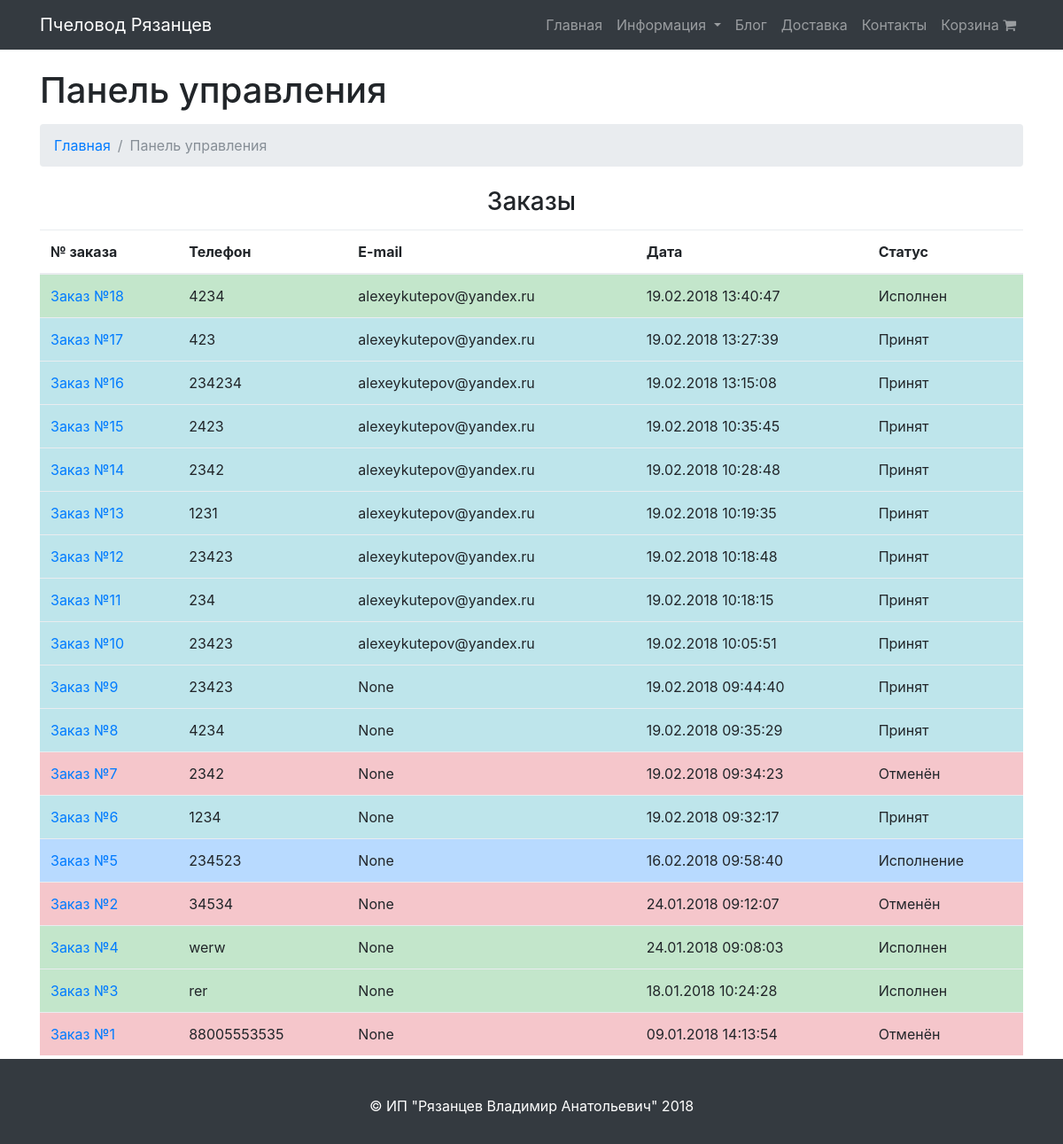
The page /control/ on the database as committed earlier.
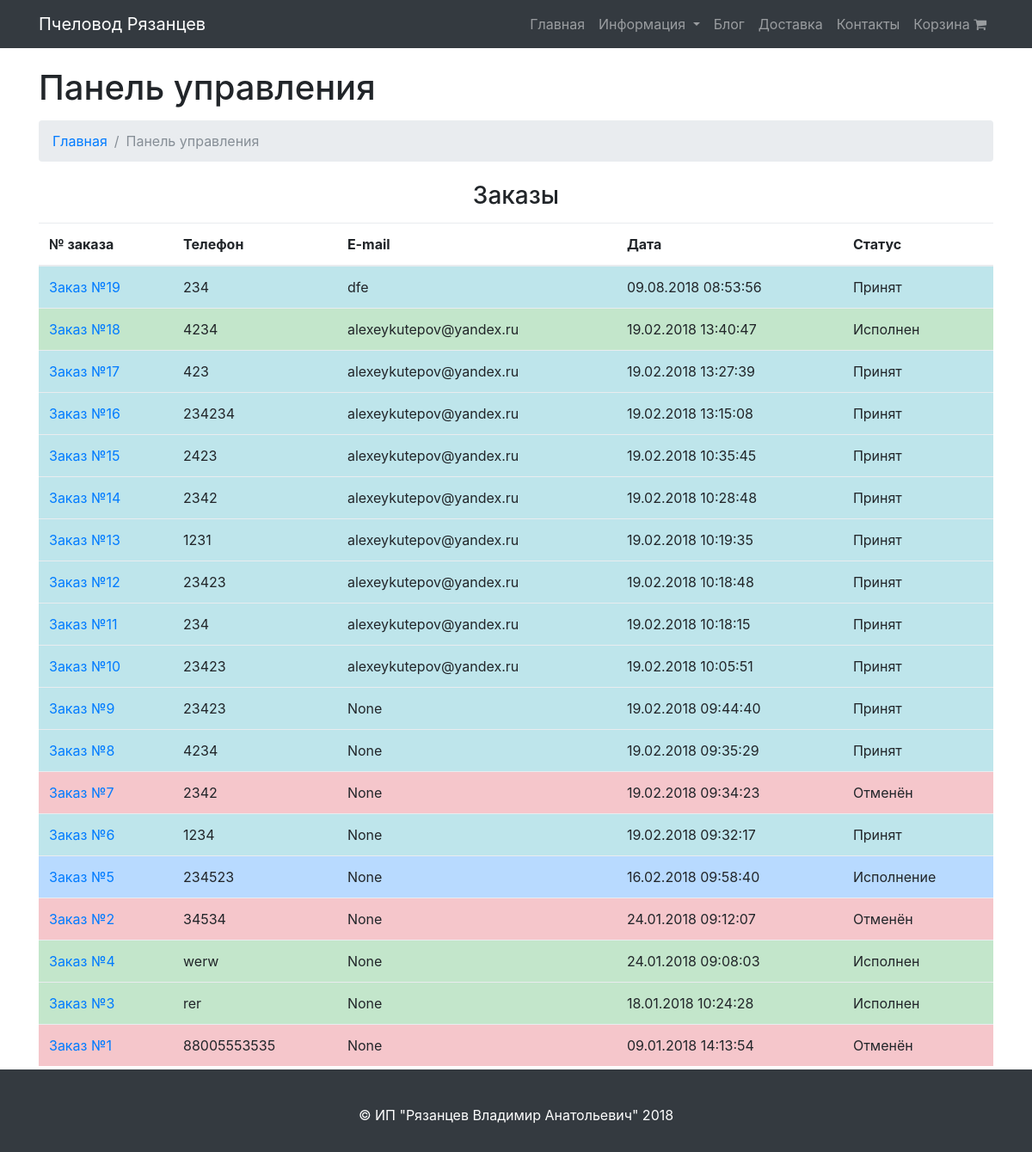
The same page on the database as committed later.
### store/models.py (models this page shows, shortened)
class Order(models.Model):
    accepted = 'Принят'
    execution = 'Исполнение'
    executed = 'Исполнен'
    canceled = 'Отменён'
    status_classifier = (
        (accepted, 'Принят'),
        (execution, 'Исполнение'),
        (executed, 'Исполнен'),
        (canceled, 'Отменён'),
    )
    uuid = models.UUIDField(default=uuid.uuid4, editable=False)
    email = models.EmailField(blank=True, null=True)
    phone = models.CharField(max_length=20)
    date = models.DateTimeField(default=timezone.now)
    status = models.CharField(max_length=10, choices=status_classifier, default=accepted)

### control_panel/views.py (the view)
# urls.py: url(r'^control/$', views.control, name='control'),
def control(request):
    order_list = Order.objects.all().order_by('-date')
    return render(
        request,
        "control_panel/control_panel.html",
        {
            "order_list": order_list
        }
    )

### templates/control_panel/control_panel.html (shortened to what this page needs)
{% extends "base.html" %}
{% load poll_extras %}
{% block content %}
    <div class="container">
        <h1 class="mt-4 mb-3">Панель управления</h1>
        <ol class="breadcrumb">
            <li class="breadcrumb-item">
                <a href="{% url "index" %}">Главная</a>
            </li>
            <li class="breadcrumb-item active">Панель управления</li>
        </ol>
        <div class="text-center">
            <h3 class="mt-4 mb-3">Заказы</h3>
        </div>
        <table class="table table-hover">
            <thead>
            <tr>
                <th>№ заказа</th>
                <th>Телефон</th>
                <th>E-mail</th>
                <th>Дата</th>
                <th>Статус</th>
            </tr>
            </thead>
            <tbody>
            {% for item in order_list %}
                    <tr class="{% if item.status == 'Принят' %}table-info{% elif item.status == 'Исполнение' %}table-primary{% elif item.status == 'Исполнен' %}table-success{% elif item.status == 'Отменён' %}table-danger{% endif %}">
                        <td><a href="{% url "control_order" id=item.id %}">Заказ №{{ item.id }}</a></td>
                        <td>{{ item.phone }}</td>
                        <td>{{ item.email }}</td>
                        <td>{{ item.date|date:"d.m.Y H:i:s" }}</td>
                        <td>{{ item.status }}</td>
                    </tr>
            {% endfor %}
            </tbody>
        </table>
    </div>
{% endblock %}

Rows that differ between the two databases and show on the page:
added Order: id "19", phone "234", email "dfe", date "09.08.2018 08:53:56", status "Принят"
